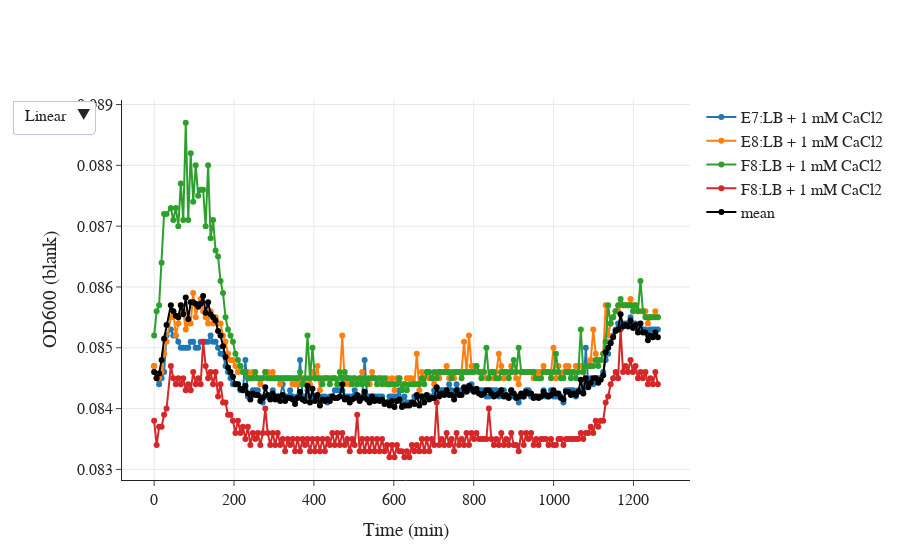

This figure's notebook cell:
### Code cell
fig = go.Figure()
fig.add_trace(go.Scatter(
    x=xdata,
    y=ydata1,
    mode='lines+markers', # Style name/legend entry with html tags
    name='E7:LB + 1 mM CaCl2'# override default to connect the gaps
))

fig.add_trace(go.Scatter(
    x=xdata,
    y=ydata2,
    mode='lines+markers', # Style name/legend entry with html tags
    name='E8:LB + 1 mM CaCl2'# override default to connect the gaps
))

fig.add_trace(go.Scatter(
    x=xdata,
    y=ydata3,
    mode='lines+markers', # Style name/legend entry with html tags
    name='F8:LB + 1 mM CaCl2'# override default to connect the gaps
))

fig.add_trace(go.Scatter(
    x=xdata,
    y=ydata4,
    mode='lines+markers', # Style name/legend entry with html tags
    name='F8:LB + 1 mM CaCl2'# override default to connect the gaps
))

fig.add_trace(go.Scatter(
    x=xdata,
    y=ymean,
    mode='lines+markers', # Style name/legend entry with html tags
    line=dict(color='black'),
    name='mean'# override default to connect the gaps
))

fig.update_layout(template='simple_white',\
                  xaxis_title='Time (min)',\
                  yaxis_title='OD600 (blank)',\
                  updatemenus=[dict(\
                       buttons=[\
                                dict(label="Linear",  method="relayout", args=[{"yaxis.type": "linear"}]),\
                                dict(label="Log", method="relayout", args=[{"yaxis.type": "log"}]),\
                               ])])


#fig.add_vrect(x0=100, x1=xdata[-1], line_width=0, fillcolor="black", opacity=0.05)

#fig.add_annotation(x=470, y=0.0885,
#            text='average blank OD = '+str(ymean)[:6])

fig.update_xaxes(showgrid=True)
fig.update_yaxes(showgrid=True)
fig.layout.font.family = 'Arial'; fig.layout.font.size = 16

fig.show()
#fig.write_html("../data_240201/02_blank_ts.html")

### Figure 1 — Plotly figure (JSON) as saved in the notebook; plotly's stock layout.template omitted (floating-point values rounded to 4 significant figures; data arrays with more than 128 entries replaced by an {"elided": "..."} marker saying what was removed)
{"data": [{"mode": "lines+markers", "name": "E7:LB + 1 mM CaCl2", "type": "scatter", "x": {"elided": "203 float values"}, "y": {"elided": "203 float values"}}, {"mode": "lines+markers", "name": "E8:LB + 1 mM CaCl2", "type": "scatter", "x": {"elided": "203 float values"}, "y": {"elided": "203 float values"}}, {"mode": "lines+markers", "name": "F8:LB + 1 mM CaCl2", "type": "scatter", "x": {"elided": "203 float values"}, "y": {"elided": "203 float values"}}, {"mode": "lines+markers", "name": "F8:LB + 1 mM CaCl2", "type": "scatter", "x": {"elided": "203 float values"}, "y": {"elided": "203 float values"}}, {"line": {"color": "black"}, "mode": "lines+markers", "name": "mean", "type": "scatter", "x": {"elided": "203 float values"}, "y": {"elided": "203 float values"}}], "layout": {"font": {"family": "Arial", "size": 16}, "updatemenus": [{"buttons": [{"args": [{"yaxis.type": "linear"}], "label": "Linear", "method": "relayout"}, {"args": [{"yaxis.type": "log"}], "label": "Log", "method": "relayout"}]}], "xaxis": {"showgrid": true, "title": {"text": "Time (min)"}}, "yaxis": {"showgrid": true, "title": {"text": "OD600 (blank)"}}}}
